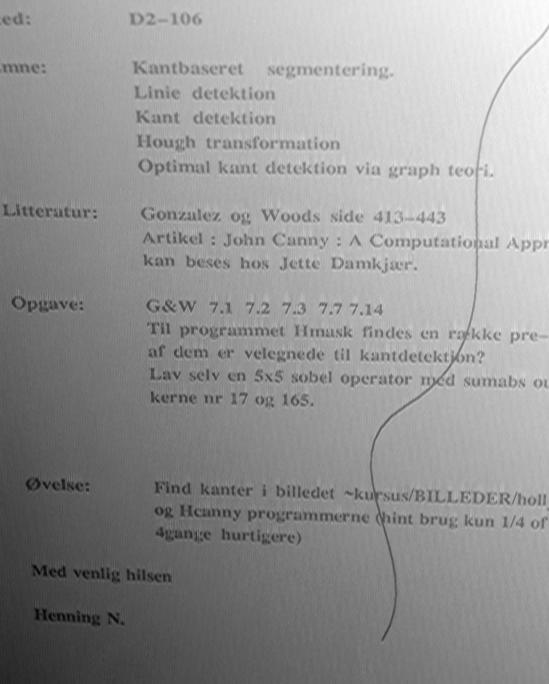
#> input picture Lecture 1/Images/paper.jpg, 549 x 684 px
$ jupyter execute exrecise_1_5.ipynb
#> lines starting #> are read from the running program, lines starting #| are printed output that depends on the picture
### Lecture 1/Notebooks/helpers.py
import cv2
import numpy as np
from matplotlib import pyplot as plt

MIN = 0
MAX = 255

plt.rcParams['figure.figsize'] = [12, 8]

def minmax(value):
    if value < MIN:
        return MIN
    elif value > MAX:
        return MAX
    else:
        return value

def contrast_brightness(image, alpha, beta):
    new_image = np.zeros(image.shape, image.dtype)
    for y in range(image.shape[0]):
        for x in range(image.shape[1]):
            if len(image.shape) == 2:
                new_image[y, x] = minmax(alpha * image[y, x] + beta)
            else:
                for c in range(image.shape[2]):
                    new_image[y, x, c] = minmax(alpha * image[y, x, c] + beta)
    return new_image

def show_histogram(img, channel=0):
    hist = cv2.calcHist([img], [channel], None, [256], [0, 256])
    plt.plot(hist)
    plt.grid()
    plt.show()

# [6 lines left out: function show_histograms, not called in this run]

### Lecture 1/exrecise_1_5.ipynb
[cell 1]
import cv2
from matplotlib import pyplot as plt
import numpy as np
from helpers import *

[cell 2]
img = cv2.imread('Images/paper.jpg', 1)
#> img is the input picture: shape (684, 549, 3); min 0, max 255, mean 148.7
img = cv2.cvtColor(img, cv2.COLOR_BGR2GRAY)
#> img: shape (684, 549)

print(img.shape)
#| (684, 549)
show_histogram(img)
#> in show_histogram, `hist = cv2.calcHist([img], [channel], None, [256], [0, 256])`: hist = 256 values, max 3400 at index 143, min 0 at index 1, mean 1466.9
#> in show_histogram, `plt.show()`:
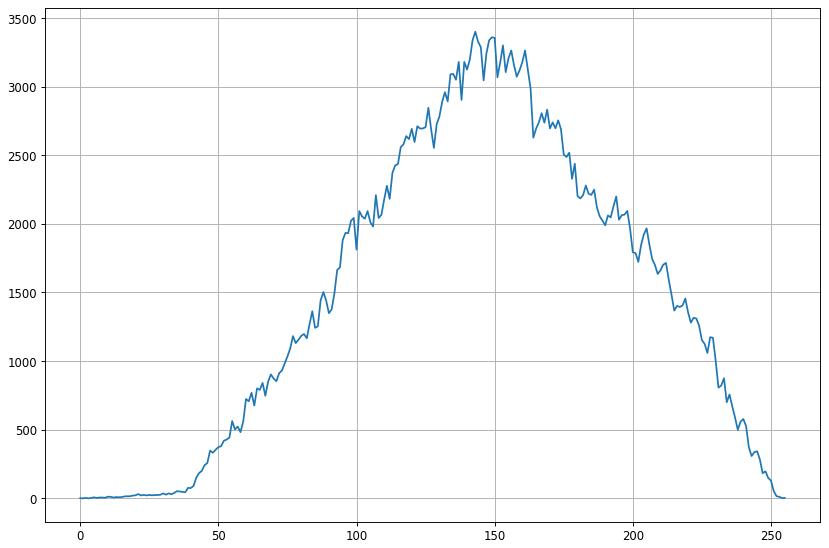
#> figure drawn by matplotlib, 1 panel; curve peaks at x = 143, y = 3400
plt.imshow(img, cmap='gray')

[cell 3]
A = 1
B = 10
T = 30
BLUR_SIZE = 130

new_img = cv2.blur(img, (BLUR_SIZE,BLUR_SIZE))
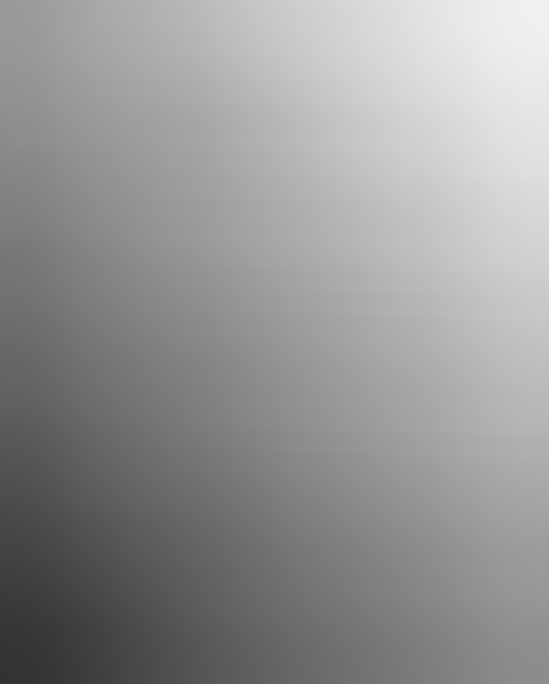
#> new_img: shape (684, 549); min 50, max 240, mean 148.7
new_img = contrast_brightness(new_img, A, B)
new_img = np.abs(new_img - img)
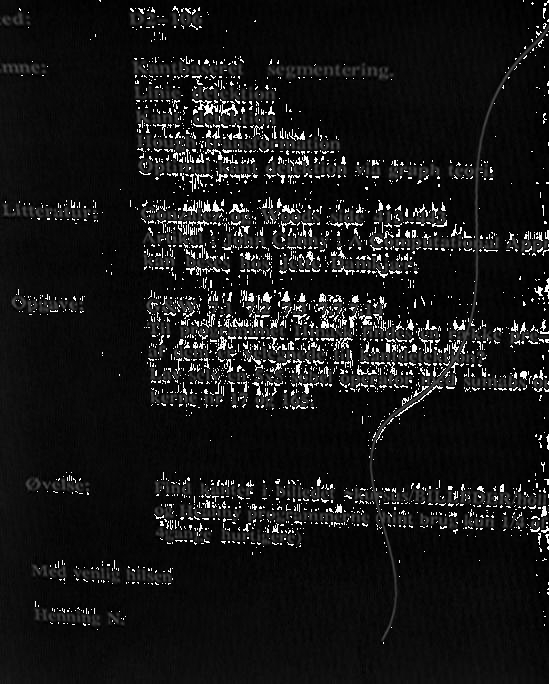
#> new_img: shape (684, 549); min 0, max 255, mean 22.1
show_histogram(new_img)
#> call 2 of show_histogram, with channel = 0
#> in show_histogram (call 2), `hist = cv2.calcHist([img], [channel], None, [256], [0, 256])`: hist = 256 values, max 36089 at index 7, min 0 at index 87, mean 1466.9
#> in show_histogram (call 2), `plt.show()`:
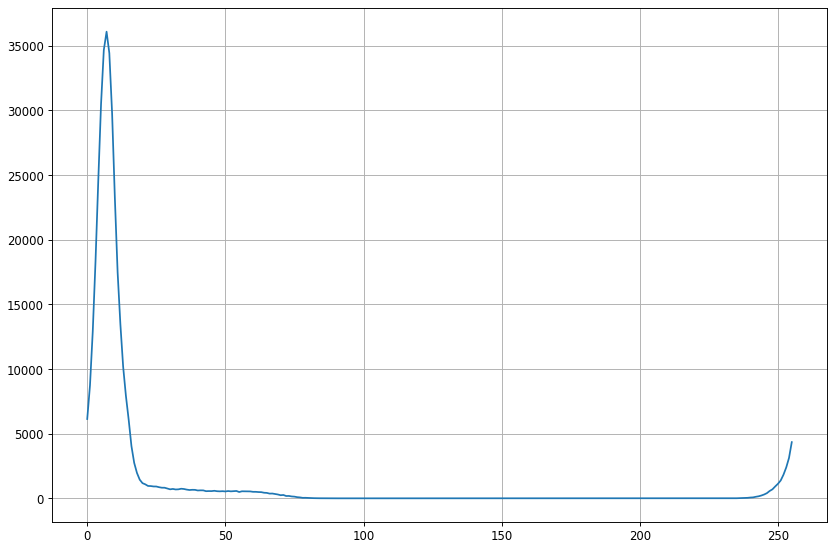
#> figure drawn by matplotlib, 1 panel; curve peaks at x = 7, y = 36089
new_img = cv2.threshold(new_img, T, 255, cv2.THRESH_BINARY_INV)[1]
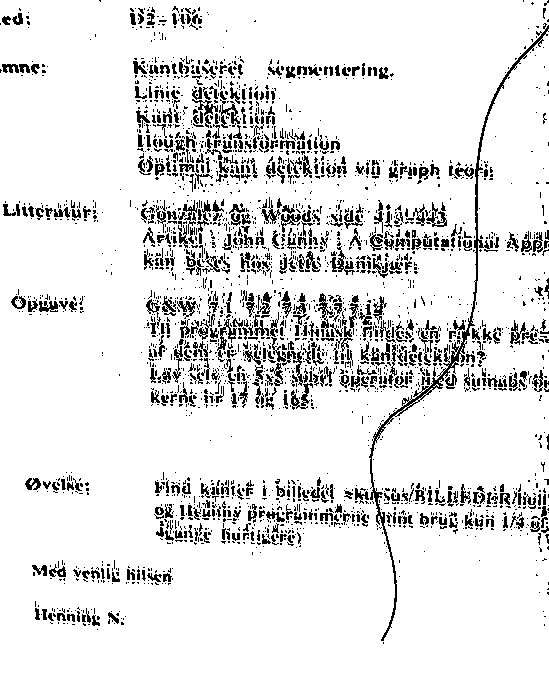
#> new_img: shape (684, 549); 89.1% white; black in thin lines or dots

print(new_img.shape)
#| (684, 549)
plt.imshow(new_img, cmap='gray')
